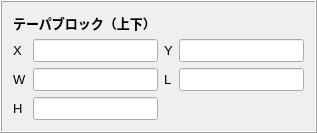
        <widget class="QFrame" name="frame_17">
         <property name="frameShape">
          <enum>QFrame::Box</enum>
         </property>
         <property name="frameShadow">
          <enum>QFrame::Raised</enum>
         </property>
         <layout class="QGridLayout" name="gridLayout_22">
          <item row="0" column="0">
           <widget class="QLabel" name="label_127">
            <property name="font">
             <font>
              <pointsize>10</pointsize>
              <weight>75</weight>
              <bold>true</bold>
             </font>
            </property>
            <property name="frameShadow">
             <enum>QFrame::Sunken</enum>
            </property>
            <property name="text">
             <string>テーパブロック（上下）</string>
            </property>
            <property name="wordWrap">
             <bool>false</bool>
            </property>
           </widget>
          </item>
          <item row="1" column="0">
           <layout class="QGridLayout" name="gridLayout_16">
            <item row="0" column="0">
             <widget class="QLabel" name="label_128">
              <property name="font">
               <font>
                <pointsize>10</pointsize>
               </font>
              </property>
              <property name="text">
               <string>X</string>
              </property>
             </widget>
            </item>
            <item row="0" column="1">
             <widget class="QLineEdit" name="f_pbx">
              <property name="font">
               <font>
                <pointsize>10</pointsize>
               </font>
              </property>
              <property name="text">
               <string/>
              </property>
              <property name="placeholderText">
               <string/>
              </property>
             </widget>
            </item>
            <item row="0" column="2">
             <widget class="QLabel" name="label_129">
              <property name="font">
               <font>
                <pointsize>10</pointsize>
               </font>
              </property>
              <property name="text">
               <string>Y</string>
              </property>
             </widget>
            </item>
            <item row="0" column="3">
             <widget class="QLineEdit" name="f_pby">
              <property name="font">
               <font>
                <pointsize>10</pointsize>
               </font>
              </property>
              <property name="text">
               <string/>
              </property>
              <property name="placeholderText">
               <string/>
              </property>
             </widget>
            </item>
            <item row="1" column="0">
             <widget class="QLabel" name="label_130">
              <property name="font">
               <font>
                <pointsize>10</pointsize>
               </font>
              </property>
              <property name="text">
               <string>W</string>
              </property>
             </widget>
            </item>
            <item row="1" column="1">
             <widget class="QLineEdit" name="f_pbw">
              <property name="font">
               <font>
                <pointsize>10</pointsize>
               </font>
              </property>
              <property name="text">
               <string/>
              </property>
              <property name="placeholderText">
               <string/>
              </property>
             </widget>
            </item>
            <item row="1" column="2">
             <widget class="QLabel" name="label_131">
              <property name="font">
               <font>
                <pointsize>10</pointsize>
               </font>
              </property>
              <property name="text">
               <string>L</string>
              </property>
             </widget>
            </item>
            <item row="1" column="3">
             <widget class="QLineEdit" name="f_pbl">
              <property name="font">
               <font>
                <pointsize>10</pointsize>
               </font>
              </property>
              <property name="text">
               <string/>
              </property>
              <property name="placeholderText">
               <string/>
              </property>
             </widget>
            </item>
            <item row="2" column="0">
             <widget class="QLabel" name="label_132">
              <property name="font">
               <font>
                <pointsize>10</pointsize>
               </font>
              </property>
              <property name="text">
               <string>H</string>
              </property>
             </widget>
            </item>
            <item row="2" column="1">
             <widget class="QLineEdit" name="f_pbh">
              <property name="font">
               <font>
                <pointsize>10</pointsize>
               </font>
              </property>
              <property name="text">
               <string/>
              </property>
              <property name="placeholderText">
               <string/>
              </property>
             </widget>
            </item>
           </layout>
          </item>
         </layout>
        </widget>
